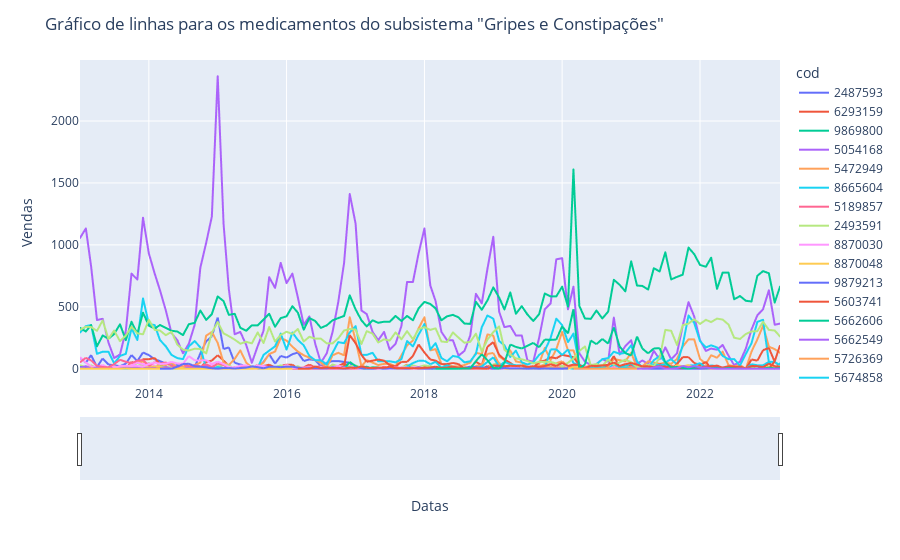

Notebook cell for this chart:
### Code cell
# Criar o gráfico de linhas
fig = px.line(df, x=df.index, y=df.columns)

# Atualizar as configurações do eixo x com o controle deslizante e rótulo
fig.update_xaxes(title_text='Datas', rangeslider_visible=True)

# Atualizar as configurações do eixo y com rótulo
fig.update_yaxes(title_text='Vendas')

# Adicionar um título ao gráfico
fig.update_layout(title_text='Gráfico de linhas para os medicamentos do subsistema "Gripes e Constipações"')

# Mostrar o gráfico
fig.show()
